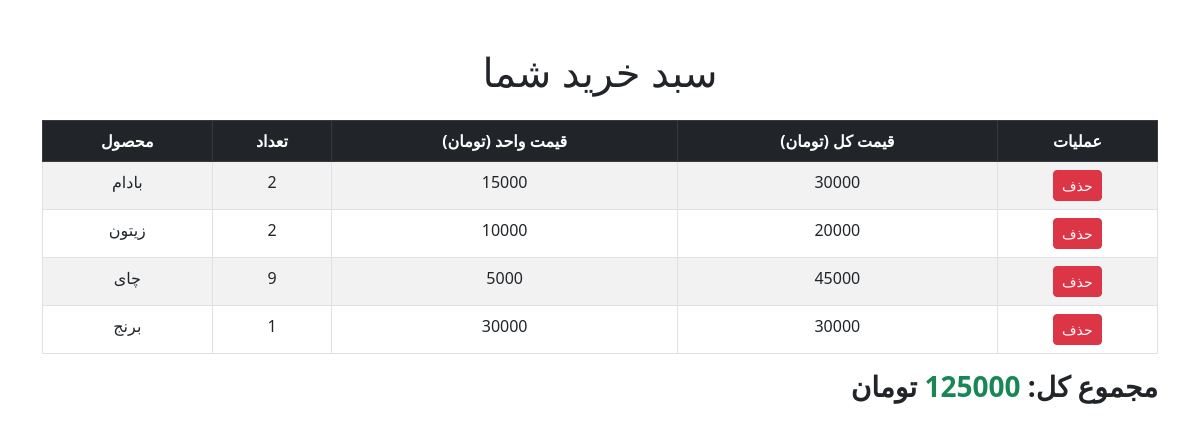
The app's page /cart/ (signed in) with its own data.
### products/models.py (models this page shows, shortened)
class Product(models.Model):
    title=models.CharField(max_length=150,default="Default Title")
    description=models.TextField(default="No description")
    price=models.DecimalField(decimal_places=2,max_digits=15,default=0.00)
    image=models.ImageField(upload_to="products/",default="products/default.jpg")
    time=models.DateTimeField(auto_now_add=True)

### sabad/views.py (the view)
# urls.py: path('cart/', views.cart_detail, name='cart_detail'),
@login_required
def cart_detail(request):
    user_cart = sabad.objects.filter(user=request.user, paid=False).first()
    if not user_cart:
        user_cart = sabad.objects.create(user=request.user, paid=False)
    cart_items = sabad_detail.objects.filter(order=user_cart)
    cart_items_with_total = [
        {
            'product': item.product,
            'count': item.count,
            'price': item.price,
            'total_price': item.count * item.price,
            'id': item.id,
        }
        for item in cart_items
    ]
    total_price = sum(item['total_price'] for item in cart_items_with_total)
    return render(request, 'cart/cart_detail.html', {
        'cart_items': cart_items_with_total,
        'total_price': total_price,
    })

### templates/cart/cart_detail.html (shortened to what this page needs)
<!DOCTYPE html>
<html lang="en">
<head>
    <link href="https://cdn.jsdelivr.net/npm/bootstrap@5.3.0-alpha1/dist/css/bootstrap.min.css" rel="stylesheet">
</head>
<body>
    <div class="container my-5">
        <h1 class="text-center mb-4">سبد خرید شما</h1>
        <table class="table table-striped table-bordered text-center">
            <thead class="table-dark">
                <tr>
                    <th>محصول</th>
                    <th>تعداد</th>
                    <th>قیمت واحد (تومان)</th>
                    <th>قیمت کل (تومان)</th>
                    <th>عملیات</th>
                </tr>
            </thead>
            <tbody>
                {% for item in cart_items %}
                <tr>
                    <td>{{ item.product.title }}</td>
                    <td>{{ item.count }}</td>
                    <td>{{ item.price }}</td>
                    <td>{{ item.total_price }}</td>
                    <td>
                        <a href="{% url 'remove_from_cart' item.id %}" class="btn btn-danger btn-sm">حذف</a>
                    </td>
                </tr>
                {% endfor %}
            </tbody>
        </table>
        <div class="text-end">
            <h3 class="fw-bold">مجموع کل: <span class="text-success">{{ total_price }}</span> تومان</h3>
        </div>
    </div>
</body>
</html>

### records on screen
Product: product "بادام", count "2", price "15000", total_price "30000"
Product: product "زیتون", count "2", price "10000", total_price "20000"
Product: product "چای", count "9", price "5000", total_price "45000"
Product: product "برنج", count "1", price "30000", total_price "30000"

### other values on screen
{{ total_price }} "125000"
